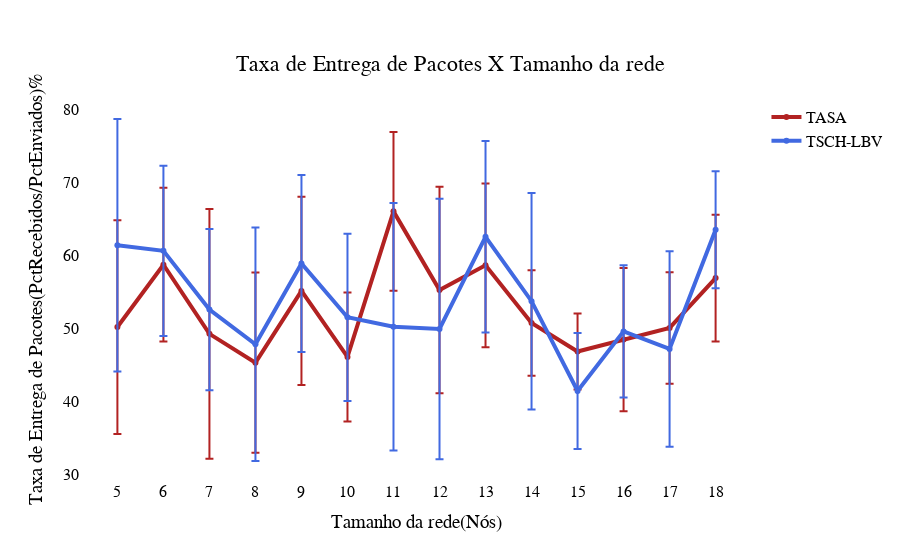

This figure's notebook cell:
### Code cell
import plotly.graph_objects as go
x = [5, 6, 7, 8, 9, 10, 11, 12, 13, 14, 15, 16, 17, 18, 19, 20, 5, 6, 7, 8, 9, 10, 11, 12, 13, 14, 15, 16, 17, 18, 19, 20]
PDR_TASA = [ 
    50.19280819338637,
58.721000250270016,
49.26887536357497,
45.31968646156545,
55.142433101350925,
46.10606246674288,
66.02146489961545,
55.260346691254846,
58.64239985842653,
50.7580845868259
,46.8436625795341
,48.48108349546338,
50.07242052971724,
56.891604179766446,


] 
PDR_TSCH_LBV = [ 
     61.37894880613334 ,60.61734404967267 ,52.59044059566632 ,47.83490823457174 ,58.88999865473117 ,51.52892342308182 ,50.23515984750601 ,49.93799876103657 ,62.54373381949561 ,53.73274513435952 ,41.455709022011895 ,49.60045793246946 ,47.197928093407164 ,63.50512118594518
]

fig = go.Figure()
fig.add_trace(go.Scatter(x=x, y=PDR_TASA,line=dict(color='firebrick', width=4),
                    mode='lines+markers',
                    name='TASA',error_y=dict(
            type='data', # value of error bar given in data coordinates
            array=[14.627764624504001 ,10.518727543980466 ,17.083167221526327 ,12.336361180675741 ,12.862280309546438 , 8.818364995323044 ,10.874121542549634 ,14.130033035556007 ,11.206553358516723 ,7.22124949570291 ,5.204561086888215 ,9.793596288227551 ,7.62309241467685 ,8.661707796145926 
],
            visible=True) )  
             
             )
fig.add_trace(go.Scatter(x=x, y=PDR_TSCH_LBV,
                    mode='lines+markers',line = dict(color='royalblue', width=4),
                    name='TSCH-LBV',error_y=dict(
            type='data', # value of error bar given in data coordinates
            array=[17.279693409040327 ,11.639354316984468 ,11.030877476976377 ,15.966699936524824 ,12.12370049118729 , 11.445624558866356 ,16.927570628820774 ,17.81832480656497 ,13.111567366052814 ,14.81253569174483 ,7.928856873326576 ,9.05698044904756 ,13.370428222732038 ,8.007207913036524 
],visible=True)) )



# Create and style traces

# Edit the layout
              
fig.update_layout(
    font=dict(
        family="Arial",
        size=16,
        color="Black"
    ),
    title={
        'text': "Taxa de Entrega de Pacotes X Tamanho da rede",
        'y':0.9,
        'x':0.5,
        'xanchor': 'center',
        'yanchor': 'top'},  
    
        xaxis=dict(
        title='Tamanho da rede(Nós)',
        tickmode='linear') ,
                   yaxis_title='Taxa de Entrega de Pacotes(PctRecebidos/PctEnviados)%', 
                    paper_bgcolor = 'rgba(0,0,0,0)', 
                    plot_bgcolor = 'rgba(0,0,0,0)')

fig.show()

### Figure 1 — Plotly figure (JSON) as saved in the notebook; plotly's stock layout.template omitted (floating-point values rounded to 4 significant figures)
{"data": [{"error_y": {"array": [14.63, 10.52, 17.08, 12.34, 12.86, 8.818, 10.87, 14.13, 11.21, 7.221, 5.205, 9.794, 7.623, 8.662], "type": "data", "visible": true}, "line": {"color": "firebrick", "width": 4}, "mode": "lines+markers", "name": "TASA", "type": "scatter", "x": [5, 6, 7, 8, 9, 10, 11, 12, 13, 14, 15, 16, 17, 18, 19, 20, 5, 6, 7, 8, 9, 10, 11, 12, 13, 14, 15, 16, 17, 18, 19, 20], "y": [50.19, 58.72, 49.27, 45.32, 55.14, 46.11, 66.02, 55.26, 58.64, 50.76, 46.84, 48.48, 50.07, 56.89]}, {"error_y": {"array": [17.28, 11.64, 11.03, 15.97, 12.12, 11.45, 16.93, 17.82, 13.11, 14.81, 7.929, 9.057, 13.37, 8.007], "type": "data", "visible": true}, "line": {"color": "royalblue", "width": 4}, "mode": "lines+markers", "name": "TSCH-LBV", "type": "scatter", "x": [5, 6, 7, 8, 9, 10, 11, 12, 13, 14, 15, 16, 17, 18, 19, 20, 5, 6, 7, 8, 9, 10, 11, 12, 13, 14, 15, 16, 17, 18, 19, 20], "y": [61.38, 60.62, 52.59, 47.83, 58.89, 51.53, 50.24, 49.94, 62.54, 53.73, 41.46, 49.6, 47.2, 63.51]}], "layout": {"font": {"color": "Black", "family": "Arial", "size": 16}, "paper_bgcolor": "rgba(0,0,0,0)", "plot_bgcolor": "rgba(0,0,0,0)", "title": {"text": "Taxa de Entrega de Pacotes X Tamanho da rede", "x": 0.5, "xanchor": "center", "y": 0.9, "yanchor": "top"}, "xaxis": {"tickmode": "linear", "title": {"text": "Tamanho da rede(Nós)"}}, "yaxis": {"title": {"text": "Taxa de Entrega de Pacotes(PctRecebidos/PctEnviados)%"}}}}
